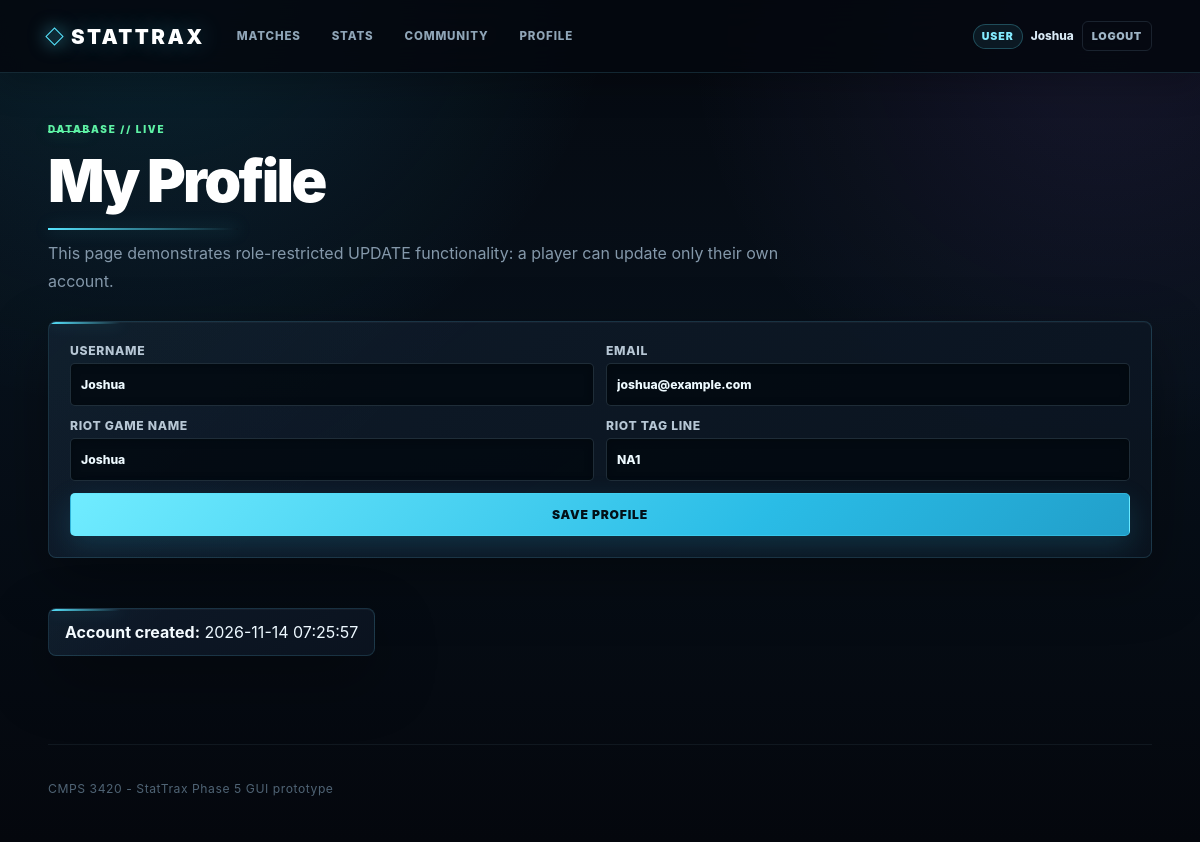
The app's page /profile.php (signed in) with its own data.
### tables this page shows
CREATE TABLE `User` (
    UserID INT AUTO_INCREMENT PRIMARY KEY,
    Username VARCHAR(50) NOT NULL UNIQUE,
    Password VARCHAR(255) NOT NULL,
    Email VARCHAR(120) NOT NULL UNIQUE,
    CreationDate DATETIME NOT NULL DEFAULT CURRENT_TIMESTAMP,
    PUUID VARCHAR(100) UNIQUE NULL,
    RiotGameName VARCHAR(100) NULL,
    RiotTagLine VARCHAR(20) NULL
);

### src/functions.php (called while the page is built, shortened)
<?php
function e(mixed $value): string
{
    return htmlspecialchars((string)$value, ENT_QUOTES, 'UTF-8');
}
function oneRow(string $sql, array $params = []): ?array
{
    $stmt = db()->prepare($sql);
    $stmt->execute($params);
    $row = $stmt->fetch();
    return $row === false ? null : $row;
}
function currentRole(): ?string
{
    return $_SESSION['auth']['role'] ?? null;
}
function currentUserId(): ?int
{
    return currentRole() === 'user' ? (int)($_SESSION['auth']['id'] ?? 0) : null;
}

### src/db.php (called while the page is built, shortened)
<?php
function db(): PDO
{
    $host = getenv('STATTRAX_DB_HOST') ?: 'localhost';
    $port = getenv('STATTRAX_DB_PORT') ?: '3306';
    $name = getenv('STATTRAX_DB_NAME') ?: 'stattrax';
    $user = getenv('STATTRAX_DB_USER') ?: 'root';
    $pass = getenv('STATTRAX_DB_PASS') ?: '';
    $dsn = "mysql:host={$host};port={$port};dbname={$name};charset=utf8mb4";
    $pdo = new PDO($dsn, $user, $pass, [
        PDO::ATTR_ERRMODE => PDO::ERRMODE_EXCEPTION,
        PDO::ATTR_DEFAULT_FETCH_MODE => PDO::FETCH_ASSOC,
        PDO::ATTR_EMULATE_PREPARES => false,
    ]);
    return $pdo;
}

### public/profile.php (the view, shortened to what this page needs)
<?php
$userId = currentUserId();
$user = oneRow('SELECT UserID, Username, Email, CreationDate, RiotGameName, RiotTagLine FROM `User` WHERE UserID=?', [$userId]);
require __DIR__ . '/../src/partials/header.php';
?>
<h1>My Profile</h1>
<p>This page demonstrates role-restricted UPDATE functionality: a player can update only their own account.</p>
<form method="post" class="panel">
    <div class="form-row">
        <label>Username<input name="username" value="<?= e($user['Username'] ?? '') ?>" required></label>
        <label>Email<input type="email" name="email" value="<?= e($user['Email'] ?? '') ?>" required></label>
    </div>
    <div class="form-row">
        <label>Riot game name<input name="riot_game_name" value="<?= e($user['RiotGameName'] ?? '') ?>"></label>
        <label>Riot tag line<input name="riot_tag_line" value="<?= e($user['RiotTagLine'] ?? '') ?>"></label>
    </div>
    <button type="submit">Save Profile</button>
</form>
<section class="panel compact-panel">
    <strong>Account created:</strong> <?= e($user['CreationDate'] ?? '') ?>
</section>
<?php require __DIR__ . '/../src/partials/footer.php'; ?>

### records on screen
user: username "Joshua", email "joshua@example.com", riot_game_name "Joshua", riot_tag_line "NA1", CreationDate "2026-11-14 07:25:57"

### other values on screen
$auth['role'] "USER"
$auth['display'] "Joshua"
